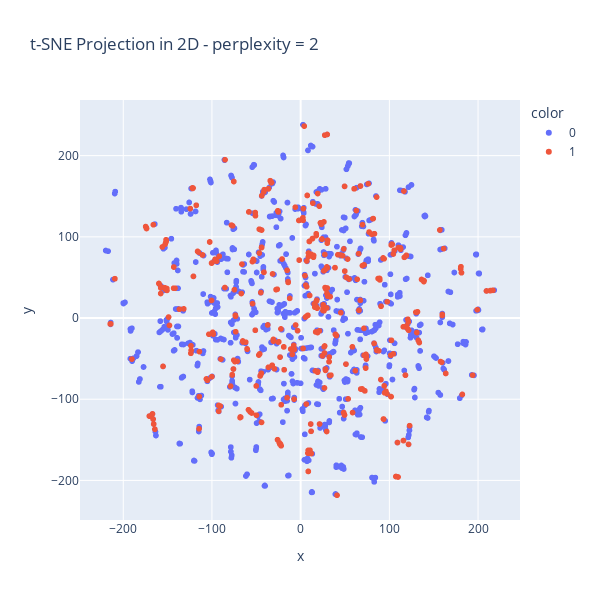
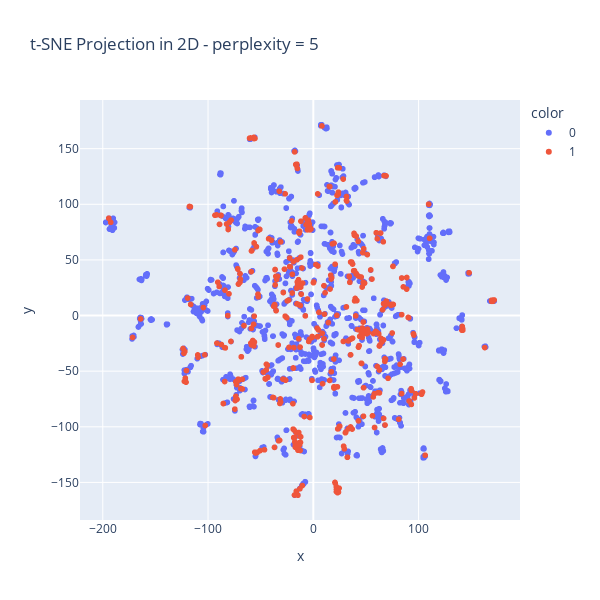
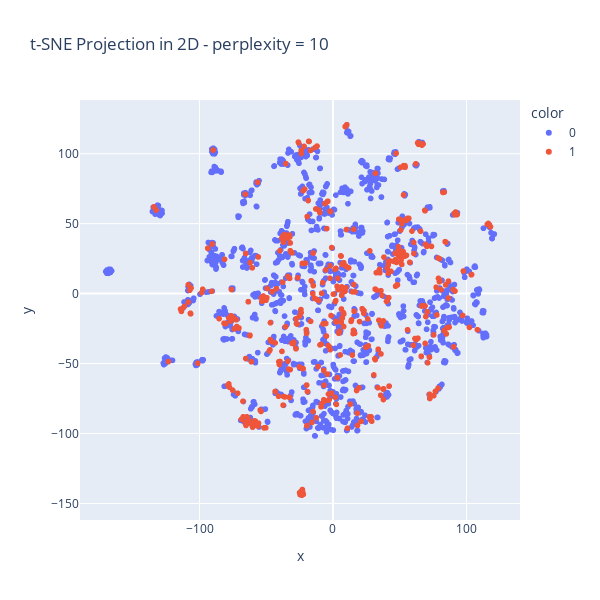
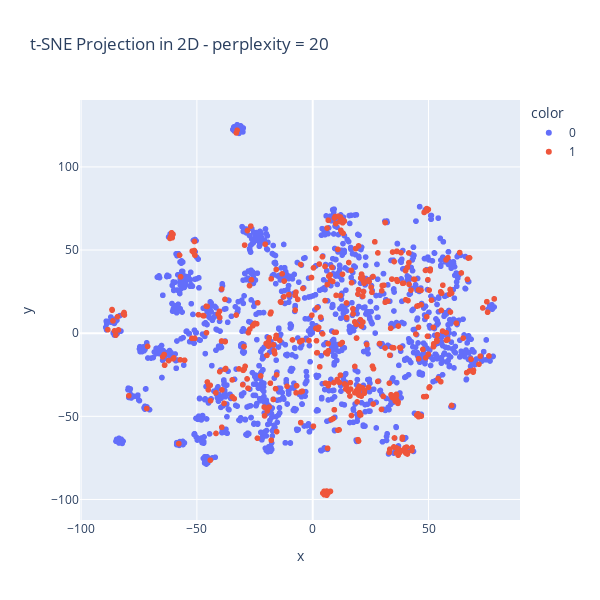

Here is the notebook cell these charts were saved with, in order:
### Code cell
import plotly.express as px
from sklearn.manifold import TSNE

for perplexity in (2, 5, 10, 20, 30, 50, 100):
    tsne_model = TSNE(n_jobs=num_workers,
                      perplexity = perplexity,
                      early_exaggeration=4, # Trying out exaggeration trick
                      n_components=2,
                      verbose=1,
                      random_state=2018,
                      n_iter=5000,
                      metric='cosine')

    tsne_tfidf = tsne_model.fit_transform(svd_tfidf)

    # Putting the tsne information into a dataframe
    projections = pd.DataFrame(data=tsne_tfidf, columns=["x", "y"])

    fig = px.scatter(projections, x='x', y='y', title = f't-SNE Projection in 2D - perplexity = {perplexity}',
                     height=600, width=600,
                     color = df.label.astype(str))
    fig.show()

### Figure 1 — Plotly figure (JSON) as saved in the notebook; plotly's stock layout.template omitted (floating-point values rounded to 4 significant figures; data arrays with more than 128 entries replaced by an {"elided": "..."} marker saying what was removed)
{"data": [{"hovertemplate": "color=0<br>x=%{x}<br>y=%{y}<extra></extra>", "legendgroup": "0", "marker": {"color": "#636efa", "symbol": "circle"}, "mode": "markers", "name": "0", "showlegend": true, "type": "scattergl", "x": {"elided": "1246 float values"}, "xaxis": "x", "y": {"elided": "1246 float values"}, "yaxis": "y"}, {"hovertemplate": "color=1<br>x=%{x}<br>y=%{y}<extra></extra>", "legendgroup": "1", "marker": {"color": "#EF553B", "symbol": "circle"}, "mode": "markers", "name": "1", "showlegend": true, "type": "scattergl", "x": {"elided": "425 float values"}, "xaxis": "x", "y": {"elided": "425 float values"}, "yaxis": "y"}], "layout": {"height": 600, "legend": {"title": {"text": "color"}, "tracegroupgap": 0}, "title": {"text": "t-SNE Projection in 2D - perplexity = 2"}, "width": 600, "xaxis": {"anchor": "y", "domain": [0, 1], "title": {"text": "x"}}, "yaxis": {"anchor": "x", "domain": [0, 1], "title": {"text": "y"}}}}

### Figure 2 — Plotly figure (JSON) as saved in the notebook; plotly's stock layout.template omitted (floating-point values rounded to 4 significant figures; data arrays with more than 128 entries replaced by an {"elided": "..."} marker saying what was removed)
{"data": [{"hovertemplate": "color=0<br>x=%{x}<br>y=%{y}<extra></extra>", "legendgroup": "0", "marker": {"color": "#636efa", "symbol": "circle"}, "mode": "markers", "name": "0", "showlegend": true, "type": "scattergl", "x": {"elided": "1246 float values"}, "xaxis": "x", "y": {"elided": "1246 float values"}, "yaxis": "y"}, {"hovertemplate": "color=1<br>x=%{x}<br>y=%{y}<extra></extra>", "legendgroup": "1", "marker": {"color": "#EF553B", "symbol": "circle"}, "mode": "markers", "name": "1", "showlegend": true, "type": "scattergl", "x": {"elided": "425 float values"}, "xaxis": "x", "y": {"elided": "425 float values"}, "yaxis": "y"}], "layout": {"height": 600, "legend": {"title": {"text": "color"}, "tracegroupgap": 0}, "title": {"text": "t-SNE Projection in 2D - perplexity = 5"}, "width": 600, "xaxis": {"anchor": "y", "domain": [0, 1], "title": {"text": "x"}}, "yaxis": {"anchor": "x", "domain": [0, 1], "title": {"text": "y"}}}}

### Figure 3 — Plotly figure (JSON) as saved in the notebook; plotly's stock layout.template omitted (floating-point values rounded to 4 significant figures; data arrays with more than 128 entries replaced by an {"elided": "..."} marker saying what was removed)
{"data": [{"hovertemplate": "color=0<br>x=%{x}<br>y=%{y}<extra></extra>", "legendgroup": "0", "marker": {"color": "#636efa", "symbol": "circle"}, "mode": "markers", "name": "0", "showlegend": true, "type": "scattergl", "x": {"elided": "1246 float values"}, "xaxis": "x", "y": {"elided": "1246 float values"}, "yaxis": "y"}, {"hovertemplate": "color=1<br>x=%{x}<br>y=%{y}<extra></extra>", "legendgroup": "1", "marker": {"color": "#EF553B", "symbol": "circle"}, "mode": "markers", "name": "1", "showlegend": true, "type": "scattergl", "x": {"elided": "425 float values"}, "xaxis": "x", "y": {"elided": "425 float values"}, "yaxis": "y"}], "layout": {"height": 600, "legend": {"title": {"text": "color"}, "tracegroupgap": 0}, "title": {"text": "t-SNE Projection in 2D - perplexity = 10"}, "width": 600, "xaxis": {"anchor": "y", "domain": [0, 1], "title": {"text": "x"}}, "yaxis": {"anchor": "x", "domain": [0, 1], "title": {"text": "y"}}}}

### Figure 4 — Plotly figure (JSON) as saved in the notebook; plotly's stock layout.template omitted (floating-point values rounded to 4 significant figures; data arrays with more than 128 entries replaced by an {"elided": "..."} marker saying what was removed)
{"data": [{"hovertemplate": "color=0<br>x=%{x}<br>y=%{y}<extra></extra>", "legendgroup": "0", "marker": {"color": "#636efa", "symbol": "circle"}, "mode": "markers", "name": "0", "showlegend": true, "type": "scattergl", "x": {"elided": "1246 float values"}, "xaxis": "x", "y": {"elided": "1246 float values"}, "yaxis": "y"}, {"hovertemplate": "color=1<br>x=%{x}<br>y=%{y}<extra></extra>", "legendgroup": "1", "marker": {"color": "#EF553B", "symbol": "circle"}, "mode": "markers", "name": "1", "showlegend": true, "type": "scattergl", "x": {"elided": "425 float values"}, "xaxis": "x", "y": {"elided": "425 float values"}, "yaxis": "y"}], "layout": {"height": 600, "legend": {"title": {"text": "color"}, "tracegroupgap": 0}, "title": {"text": "t-SNE Projection in 2D - perplexity = 20"}, "width": 600, "xaxis": {"anchor": "y", "domain": [0, 1], "title": {"text": "x"}}, "yaxis": {"anchor": "x", "domain": [0, 1], "title": {"text": "y"}}}}
